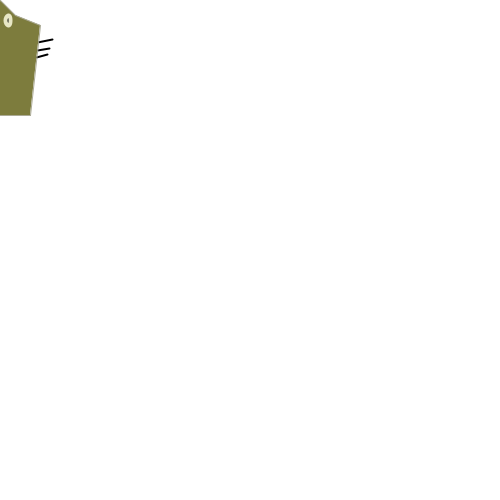
Frame 1 (no input)
Frame 60 (the mouse pressed at the canvas centre just before this capture): identical to frame 1, image omitted
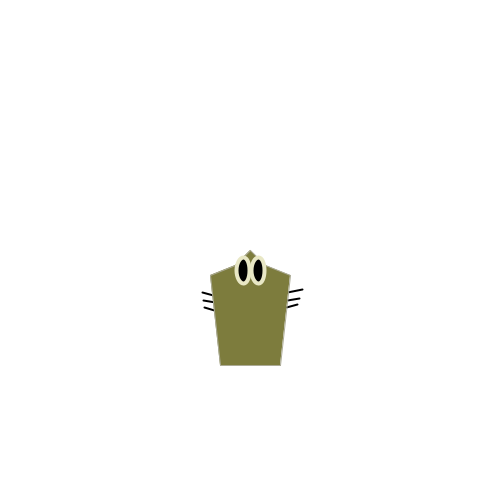
Frame 120 (the mouse held since frame 60 and released just before this capture)

The Processing sketch that drew these frames (run headless with seeded random() and noise(); from frame 60 on, the mouse is pressed at the canvas centre):

// Processing sketch: processing_18839
// ── processing_18839.pde

void setup(){
  size (500,500);
  smooth();
}

void draw(){
  
  background(255, 255, 255);
   
  rectMode(CENTER);

//legs
stroke(0);
strokeWeight(2);
line(mouseX-48, mouseY+42, mouseX-37, mouseY+45);
line(mouseX-47, mouseY+50, mouseX-35, mouseY+52);
line(mouseX-46, mouseY+57, mouseX-36, mouseY+60);
line(mouseX+37, mouseY+42, mouseX+52, mouseY+39);
line(mouseX+37, mouseY+50, mouseX+49, mouseY+48);
line(mouseX+36, mouseY+57, mouseX+47, mouseY+54);

beginShape();
stroke(0);
strokeWeight(1);
fill(125, 124, 61);
//body
vertex(mouseX-30, mouseY+115);
vertex(mouseX-40, mouseY+25);
vertex(mouseX-15, mouseY+15);
vertex(mouseX, mouseY);
vertex(mouseX+15, mouseY+15);
stroke(171, 170, 149);
vertex(mouseX+40, mouseY+25);
vertex(mouseX+30, mouseY+115);
endShape(CLOSE);

//eyes
strokeWeight(4);
stroke(232, 231, 197);
fill(0);
ellipse(mouseX-7, mouseY+20, 5+(mouseX/30),10+(mouseY/15));
ellipse(mouseX+8, mouseY+20, 5+(mouseX/30),10+(mouseY/15));

/*
//stripes
strokeWeight(4);
stroke(87, 86, 31, 20); //top
line(218, 240, 255, 250);
line(255, 250, 292, 240);
stroke(87, 86, 31, 30); //second
line(220, 247, 255, 257);
line(255, 257, 292, 247);
stroke(87, 86, 31, 40); //third
line(219, 255, 255, 265);
line(255, 265, 291, 255);
stroke(87, 86, 31, 50); //fourth
line(220, 262, 255, 272);
line(255, 272, 290, 262);
stroke(87, 86, 31, 60); //fifth
line(221, 270, 255, 280);
line(255, 280, 289, 270);
stroke(87, 86, 31, 70); //sixth
line(222, 277, 255, 287);
line(255, 287, 288, 277);
stroke(87, 86, 31, 80); //seventh
line(223, 285, 255, 295);
line(255, 295, 287, 285);
stroke(87, 86, 31, 90); //eighth
line(224, 292, 255, 302);
line(255, 302, 286, 292);
stroke(87, 86, 31, 100); //tenth
line(225, 300, 255, 309);
line(255, 309, 285, 300);
*/

}
